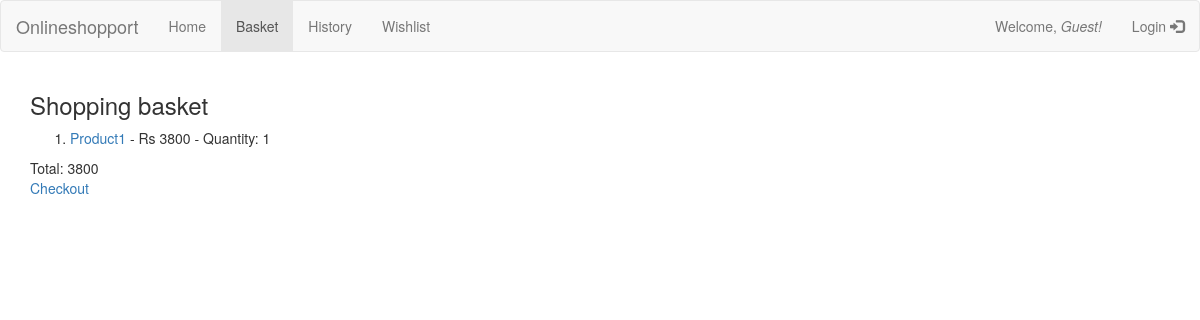
Page /basket/ on the earlier database version.
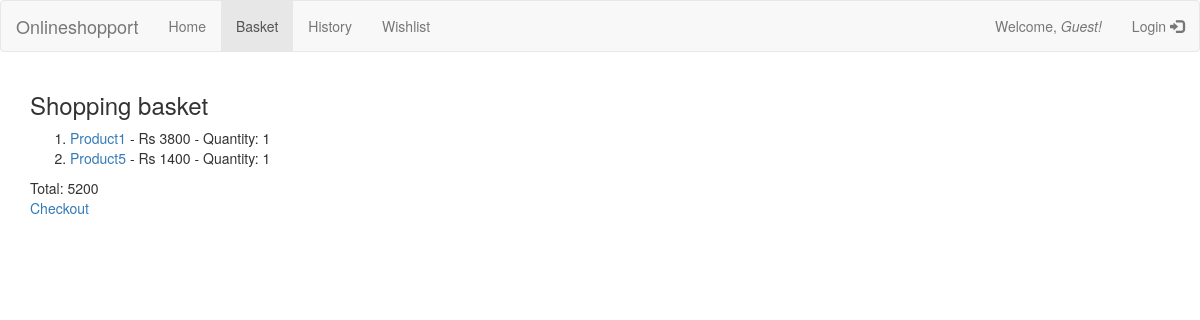
Same page on the later database version.
### osp/models.py (models this page shows, shortened)
class Item(models.Model):
    name = models.CharField(max_length=50)
    cost = models.IntegerField()
    discount = models.SmallIntegerField(default=0)
    available = models.IntegerField(default=1)
    purchase_quantity = models.IntegerField(default=0)
    listed = models.BooleanField(default=True)
    basket = models.ManyToManyField(Basket)
    wishlist = models.ManyToManyField(Wishlist)
    seller = models.CharField(max_length=50, null=True)

class Basket(models.Model):
    customer = models.ForeignKey(Customer, null=True)
    totalbill = models.IntegerField()
    transaction = models.ForeignKey(Transaction, null=True)
    current = models.BooleanField(default=True)
    date = models.DateTimeField(default=datetime.now, blank=True)

### osp/views.py (the view)
# urls.py: url(r'^(?P<prod_name>.+)/basket/$', views.add_to_basket, name='add_to_basket'),
def basket(request):
    current_user = userassert(request)
    try:
        basket = Basket.objects.get(current=True, customer__name=current_user)
    except ObjectDoesNotExist:
        try:
            c = Customer.objects.get(name=current_user)
        except ObjectDoesNotExist:
            c = Customer(name=current_user)
            c.save()
        basket = Basket(customer=c, totalbill=0, current=True)
        basket.save()
    context = {'basket': basket}
    return render(request, 'osp/basket.html', context)

### osp/views.py (called while the page is built)
def userassert(req):
    if req.user.is_authenticated():
        if req.user.username == 'admin':
            return 'defaultguest'
        else:
            return req.user.username
    else:
        return 'defaultguest'

### osp/templates/osp/basket.html (shortened to what this page needs)
{% extends "osp/base.html" %}
{% block content %}
<h3>Shopping basket</h3>
{% if not basket.item_set.all %}
    <p>No items.</p>
{% else %}
    <ol>
    {% for item in basket.item_set.all %}
        <li><a href="{% url 'osp:detail' item.name %}">{{ item.name }}</a> - Rs {{ item.cost }} - Quantity: {{ item.purchase_quantity }}</li>
    {% endfor %}
    </ol>
    Total: {{ basket.totalbill }}
    <br />
    <a href="{% url 'osp:checkout' %}">Checkout</a>
{% endif %}
{% endblock %}

Differences in the rows shown:
added Item: name "Product5", cost "1400", purchase_quantity "1"
changed Basket: totalbill "3800" → "5200"
